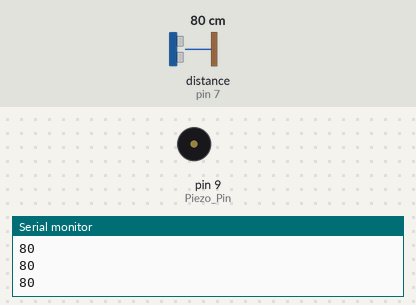
Recording of a sketch running on a simulated Arduino Uno, built with avr-gcc and run on an emulated ATmega328P. Parts: buzzer (waves = sounding), the last lines printed to the serial monitor. The inputs (shaded band) are chosen by the test bench; at power-on: distance to the obstacle (sensor on pin 7) 80 cm. The echo pulse lasts 58.3 µs per cm.

Above: at 1.2 s.
1.3 s: distance to the obstacle (sensor on pin 7) set to 32 cm
2.8 s: distance to the obstacle (sensor on pin 7) set to 26 cm
At 4.0 s:
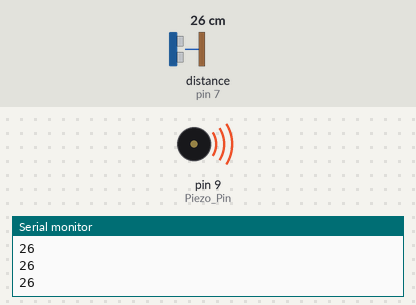
Timing chart, 0 to 5.8 s (numbered marks = the images above; inputs shaded):
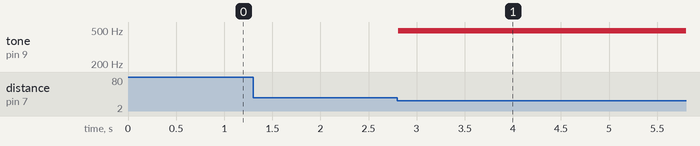

The sketch:

ultrasonido.ino
```cpp
#include "Ultrasonic.h"
Ultrasonic ultrasonic(6,7); //(Trigger pin,Echo pin)

int Piezo_Pin=9;
int dist_cm=0;

void setup(){
  pinMode(Piezo_Pin,OUTPUT);
  Serial.begin(9600);
}

void PIEZO_BUZZ(unsigned char delay_milis,int pwm1,int pwm2){
  analogWrite(9, pwm1);
  delay(delay_milis);
  analogWrite(9, pwm2);
  delay(delay_milis);
}

void loop(){

  dist_cm=ultrasonic.Ranging(CM); //Medimos la distancia en cm.

  Serial.println(dist_cm);

  if (dist_cm<5){
    PIEZO_BUZZ(800, 130, 0);
  } else if (dist_cm<10){
    PIEZO_BUZZ(50, 130, 0);
  } else if (dist_cm<17){
    PIEZO_BUZZ(100, 130, 0);
  } else if (dist_cm<23){
    PIEZO_BUZZ(400, 130, 0);
  } else if (dist_cm<30){
    PIEZO_BUZZ(1500, 130, 0);
  } else {
    PIEZO_BUZZ(0, 0, 0);
  }
}
```

Measured:
- the behaviour switches between 30 and 29 cm on distance to the obstacle (sensor on pin 7) (found by bisection; images 0 and 1)
- after the input at 2.8 s, tone on pin 9 (Piezo_Pin): silent → 490 Hz at once
